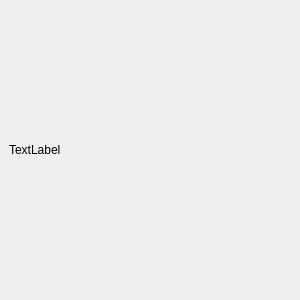
<?xml version="1.0" encoding="UTF-8"?>
<ui version="4.0">
 <class>MainWindow</class>
 <widget class="QMainWindow" name="MainWindow">
  <property name="geometry">
   <rect>
    <x>0</x>
    <y>0</y>
    <width>300</width>
    <height>300</height>
   </rect>
  </property>
  <property name="windowTitle">
   <string>Image</string>
  </property>
  <widget class="QWidget" name="centralwidget">
   <layout class="QHBoxLayout" name="horizontalLayout">
    <item>
     <widget class="QLabel" name="label">
      <property name="text">
       <string>TextLabel</string>
      </property>
      <property name="scaledContents">
       <bool>true</bool>
      </property>
     </widget>
    </item>
   </layout>
  </widget>
 </widget>
 <resources/>
 <connections/>
</ui>
